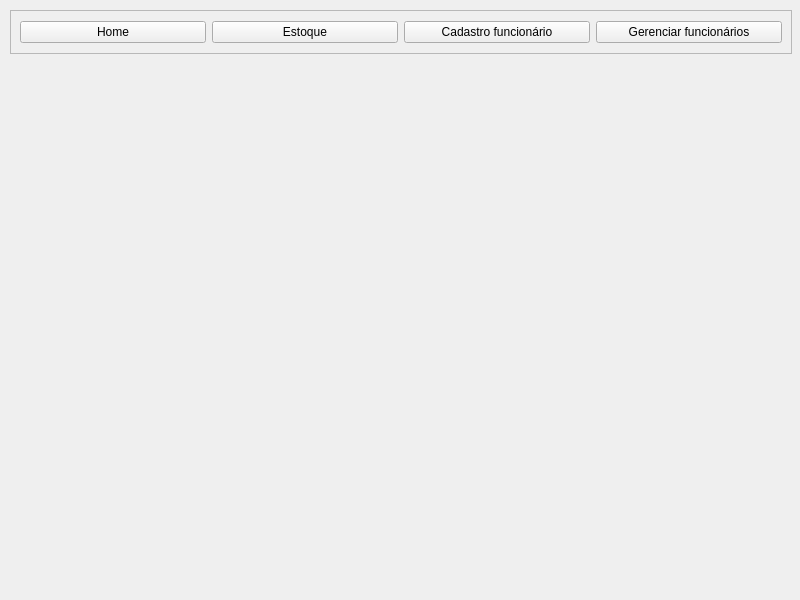
<?xml version="1.0" encoding="UTF-8"?>
<ui version="4.0">
 <class>GerWindow</class>
 <widget class="QMainWindow" name="GerWindow">
  <property name="geometry">
   <rect>
    <x>0</x>
    <y>0</y>
    <width>800</width>
    <height>600</height>
   </rect>
  </property>
  <property name="windowTitle">
   <string>MainWindow</string>
  </property>
  <widget class="QWidget" name="centralwidget">
   <widget class="QStackedWidget" name="stackedWidget">
    <property name="geometry">
     <rect>
      <x>10</x>
      <y>60</y>
      <width>782</width>
      <height>518</height>
     </rect>
    </property>
    <property name="currentIndex">
     <number>0</number>
    </property>
    <widget class="QWidget" name="homePage_2">
     <layout class="QVBoxLayout" name="homeLayout_2">
      <item>
       <widget class="QLabel" name="homeLabel_2">
        <property name="text">
         <string/>
        </property>
        <property name="pixmap">
         <pixmap resource="Resourcers.qrc">:/images/images/Estampa.png</pixmap>
        </property>
        <property name="scaledContents">
         <bool>true</bool>
        </property>
        <property name="alignment">
         <set>Qt::AlignmentFlag::AlignCenter</set>
        </property>
       </widget>
      </item>
     </layout>
    </widget>
    <widget class="QWidget" name="estoquePage_2">
     <layout class="QVBoxLayout" name="estoqueLayout_2">
      <item>
       <layout class="QHBoxLayout" name="estoqueControlsLayout_2">
        <item>
         <widget class="QPushButton" name="addEntradaButton_2">
          <property name="text">
           <string>Adicionar Entrada</string>
          </property>
         </widget>
        </item>
        <item>
         <widget class="QPushButton" name="removeEntradaButton_2">
          <property name="text">
           <string>Remover Entrada</string>
          </property>
         </widget>
        </item>
        <item>
         <widget class="QPushButton" name="addSaidaButton_2">
          <property name="text">
           <string>Adicionar Saída</string>
          </property>
         </widget>
        </item>
        <item>
         <widget class="QPushButton" name="removeSaidaButton_2">
          <property name="text">
           <string>Remover Saída</string>
          </property>
         </widget>
        </item>
       </layout>
      </item>
      <item>
       <layout class="QHBoxLayout" name="estoqueTreeLayout_2">
        <item>
         <layout class="QVBoxLayout" name="entradaLayout_2">
          <item>
           <widget class="QLabel" name="entradaLabel_2">
            <property name="text">
             <string>Entradas</string>
            </property>
            <property name="alignment">
             <set>Qt::AlignmentFlag::AlignCenter</set>
            </property>
           </widget>
          </item>
          <item>
           <widget class="QTreeWidget" name="treeWidget_3">
            <column>
             <property name="text">
              <string>id</string>
             </property>
            </column>
            <column>
             <property name="text">
              <string>Tamanho</string>
             </property>
            </column>
            <column>
             <property name="text">
              <string>Estampa</string>
             </property>
            </column>
            <column>
             <property name="text">
              <string>Quantidade</string>
             </property>
            </column>
           </widget>
          </item>
         </layout>
        </item>
        <item>
         <layout class="QVBoxLayout" name="saidaLayout_2">
          <item>
           <widget class="QLabel" name="saidaLabel_2">
            <property name="text">
             <string>Saídas</string>
            </property>
            <property name="alignment">
             <set>Qt::AlignmentFlag::AlignCenter</set>
            </property>
           </widget>
          </item>
          <item>
           <widget class="QTreeWidget" name="treeWidget_4">
            <column>
             <property name="text">
              <string>id</string>
             </property>
            </column>
            <column>
             <property name="text">
              <string>Tamanho</string>
             </property>
            </column>
            <column>
             <property name="text">
              <string>Estampa</string>
             </property>
            </column>
            <column>
             <property name="text">
              <string>Quantidade</string>
             </property>
            </column>
           </widget>
          </item>
         </layout>
        </item>
       </layout>
      </item>
     </layout>
    </widget>
   </widget>
   <widget class="QFrame" name="navigationFrame">
    <property name="geometry">
     <rect>
      <x>10</x>
      <y>10</y>
      <width>782</width>
      <height>44</height>
     </rect>
    </property>
    <property name="frameShape">
     <enum>QFrame::Shape::StyledPanel</enum>
    </property>
    <property name="frameShadow">
     <enum>QFrame::Shadow::Raised</enum>
    </property>
    <layout class="QHBoxLayout" name="navigationLayout_2">
     <item>
      <widget class="QPushButton" name="homeButton_2">
       <property name="text">
        <string>Home</string>
       </property>
      </widget>
     </item>
     <item>
      <widget class="QPushButton" name="pushButton_2">
       <property name="text">
        <string>Estoque</string>
       </property>
      </widget>
     </item>
     <item>
      <widget class="QPushButton" name="estoqueButton_RegisterEmployee">
       <property name="text">
        <string>Cadastro funcionário</string>
       </property>
      </widget>
     </item>
     <item>
      <widget class="QPushButton" name="pushButton_ManageEmployee">
       <property name="text">
        <string>Gerenciar funcionários</string>
       </property>
      </widget>
     </item>
    </layout>
   </widget>
  </widget>
 </widget>
 <resources>
  <include location="Resourcers.qrc"/>
 </resources>
 <connections/>
</ui>
